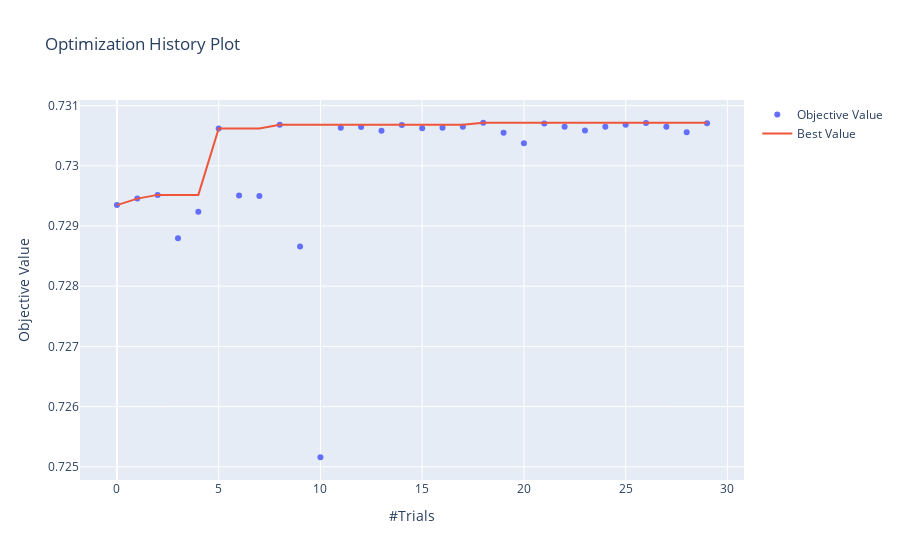

The code cell stored with this chart in its notebook:
### Markdown cell above
### Análise

### Code cell
###################################################################################################
# Plot functions
# --------------
# Visualize the optimization history. See :func:`~optuna.visualization.plot_optimization_history` for the details.
plot_optimization_history(study)

### Figure 1 — Plotly figure (JSON) as saved in the notebook; plotly's stock layout.template omitted (floating-point values rounded to 4 significant figures)
{"data": [{"mode": "markers", "name": "Objective Value", "type": "scatter", "x": [0, 1, 2, 3, 4, 5, 6, 7, 8, 9, 10, 11, 12, 13, 14, 15, 16, 17, 18, 19, 20, 21, 22, 23, 24, 25, 26, 27, 28, 29], "y": [0.7293, 0.7295, 0.7295, 0.7288, 0.7292, 0.7306, 0.7295, 0.7295, 0.7307, 0.7287, 0.7252, 0.7306, 0.7306, 0.7306, 0.7307, 0.7306, 0.7306, 0.7307, 0.7307, 0.7306, 0.7304, 0.7307, 0.7306, 0.7306, 0.7306, 0.7307, 0.7307, 0.7306, 0.7306, 0.7307]}, {"name": "Best Value", "type": "scatter", "x": [0, 1, 2, 3, 4, 5, 6, 7, 8, 9, 10, 11, 12, 13, 14, 15, 16, 17, 18, 19, 20, 21, 22, 23, 24, 25, 26, 27, 28, 29], "y": [0.7293, 0.7295, 0.7295, 0.7295, 0.7295, 0.7306, 0.7306, 0.7306, 0.7307, 0.7307, 0.7307, 0.7307, 0.7307, 0.7307, 0.7307, 0.7307, 0.7307, 0.7307, 0.7307, 0.7307, 0.7307, 0.7307, 0.7307, 0.7307, 0.7307, 0.7307, 0.7307, 0.7307, 0.7307, 0.7307]}], "layout": {"title": {"text": "Optimization History Plot"}, "xaxis": {"title": {"text": "#Trials"}}, "yaxis": {"title": {"text": "Objective Value"}}}}
